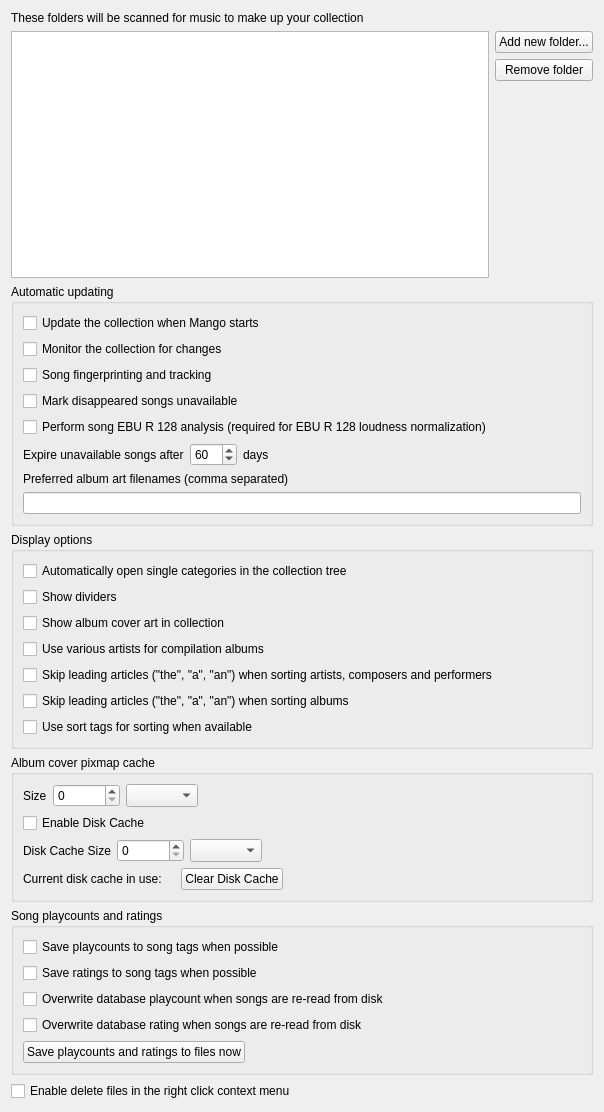
<?xml version="1.0" encoding="UTF-8"?>
<ui version="4.0">
 <class>CollectionSettingsPage</class>
 <widget class="QWidget" name="CollectionSettingsPage">
  <property name="geometry">
   <rect>
    <x>0</x>
    <y>0</y>
    <width>604</width>
    <height>1112</height>
   </rect>
  </property>
  <property name="windowTitle">
   <string>Collection</string>
  </property>
  <layout class="QVBoxLayout" name="layout_collectionsettingspage">
   <item>
    <widget class="QLabel" name="label_collection_folders">
     <property name="text">
      <string>These folders will be scanned for music to make up your collection</string>
     </property>
    </widget>
   </item>
   <item>
    <layout class="QHBoxLayout" name="layout_collection_folders">
     <item>
      <widget class="QListView" name="list">
       <property name="editTriggers">
        <set>QAbstractItemView::NoEditTriggers</set>
       </property>
       <property name="iconSize">
        <size>
         <width>16</width>
         <height>16</height>
        </size>
       </property>
       <property name="uniformItemSizes">
        <bool>true</bool>
       </property>
      </widget>
     </item>
     <item>
      <layout class="QVBoxLayout" name="layout_collection_folder_buttons">
       <item>
        <widget class="QPushButton" name="add_directory">
         <property name="text">
          <string>Add new folder...</string>
         </property>
         <property name="flat">
          <bool>false</bool>
         </property>
        </widget>
       </item>
       <item>
        <widget class="QPushButton" name="remove_directory">
         <property name="text">
          <string>Remove folder</string>
         </property>
        </widget>
       </item>
       <item>
        <spacer name="spacer_collection_buttons">
         <property name="orientation">
          <enum>Qt::Vertical</enum>
         </property>
         <property name="sizeHint" stdset="0">
          <size>
           <width>20</width>
           <height>40</height>
          </size>
         </property>
        </spacer>
       </item>
      </layout>
     </item>
    </layout>
   </item>
   <item>
    <widget class="QGroupBox" name="groupbox_updating">
     <property name="title">
      <string>Automatic updating</string>
     </property>
     <layout class="QVBoxLayout" name="layout_updating">
      <item>
       <widget class="QCheckBox" name="startup_scan">
        <property name="text">
         <string>Update the collection when Mango starts</string>
        </property>
       </widget>
      </item>
      <item>
       <widget class="QCheckBox" name="monitor">
        <property name="text">
         <string>Monitor the collection for changes</string>
        </property>
       </widget>
      </item>
      <item>
       <widget class="QCheckBox" name="song_tracking">
        <property name="text">
         <string>Song fingerprinting and tracking</string>
        </property>
       </widget>
      </item>
      <item>
       <widget class="QCheckBox" name="mark_songs_unavailable">
        <property name="text">
         <string>Mark disappeared songs unavailable</string>
        </property>
       </widget>
      </item>
      <item>
       <widget class="QCheckBox" name="song_ebur128_loudness_analysis">
        <property name="text">
         <string>Perform song EBU R 128 analysis (required for EBU R 128 loudness normalization)</string>
        </property>
       </widget>
      </item>
      <item>
       <widget class="QWidget" name="widget" native="true">
        <layout class="QHBoxLayout" name="horizontalLayout_2">
         <property name="leftMargin">
          <number>0</number>
         </property>
         <property name="topMargin">
          <number>0</number>
         </property>
         <property name="rightMargin">
          <number>0</number>
         </property>
         <property name="bottomMargin">
          <number>0</number>
         </property>
         <item>
          <widget class="QLabel" name="label_expire_unavailable_songs_after">
           <property name="sizePolicy">
            <sizepolicy hsizetype="Fixed" vsizetype="Preferred">
             <horstretch>0</horstretch>
             <verstretch>0</verstretch>
            </sizepolicy>
           </property>
           <property name="text">
            <string>Expire unavailable songs after</string>
           </property>
          </widget>
         </item>
         <item>
          <widget class="QSpinBox" name="expire_unavailable_songs_days">
           <property name="maximum">
            <number>365</number>
           </property>
           <property name="value">
            <number>60</number>
           </property>
          </widget>
         </item>
         <item>
          <widget class="QLabel" name="label_expire_unavailable_songs_days">
           <property name="sizePolicy">
            <sizepolicy hsizetype="Fixed" vsizetype="Preferred">
             <horstretch>0</horstretch>
             <verstretch>0</verstretch>
            </sizepolicy>
           </property>
           <property name="text">
            <string>days</string>
           </property>
          </widget>
         </item>
         <item>
          <spacer name="spacer_expire_unavailable_songs">
           <property name="orientation">
            <enum>Qt::Horizontal</enum>
           </property>
           <property name="sizeHint" stdset="0">
            <size>
             <width>40</width>
             <height>20</height>
            </size>
           </property>
          </spacer>
         </item>
        </layout>
       </widget>
      </item>
      <item>
       <widget class="QLabel" name="label_preferred_cover_filenames">
        <property name="text">
         <string>Preferred album art filenames (comma separated)</string>
        </property>
       </widget>
      </item>
      <item>
       <widget class="QLineEdit" name="cover_art_patterns">
        <property name="toolTip">
         <string>When looking for album art Mango will first look for picture files that contain one of these words.
If there are no matches then it will use the largest image in the directory.</string>
        </property>
       </widget>
      </item>
     </layout>
    </widget>
   </item>
   <item>
    <widget class="QGroupBox" name="groupbox_display">
     <property name="title">
      <string>Display options</string>
     </property>
     <layout class="QVBoxLayout" name="layout_display">
      <item>
       <widget class="QCheckBox" name="auto_open">
        <property name="text">
         <string>Automatically open single categories in the collection tree</string>
        </property>
       </widget>
      </item>
      <item>
       <widget class="QCheckBox" name="show_dividers">
        <property name="text">
         <string>Show dividers</string>
        </property>
       </widget>
      </item>
      <item>
       <widget class="QCheckBox" name="pretty_covers">
        <property name="text">
         <string>Show album cover art in collection</string>
        </property>
       </widget>
      </item>
      <item>
       <widget class="QCheckBox" name="various_artists">
        <property name="text">
         <string>Use various artists for compilation albums</string>
        </property>
       </widget>
      </item>
      <item>
       <widget class="QCheckBox" name="checkbox_skip_articles_for_artists">
        <property name="text">
         <string>Skip leading articles (&quot;the&quot;, &quot;a&quot;, &quot;an&quot;) when sorting artists, composers and performers</string>
        </property>
       </widget>
      </item>
      <item>
       <widget class="QCheckBox" name="checkbox_skip_articles_for_albums">
        <property name="text">
         <string>Skip leading articles (&quot;the&quot;, &quot;a&quot;, &quot;an&quot;) when sorting albums</string>
        </property>
       </widget>
      </item>
      <item>
       <widget class="QCheckBox" name="checkbox_use_sort_tags">
        <property name="text">
         <string>Use sort tags for sorting when available</string>
        </property>
       </widget>
      </item>
     </layout>
    </widget>
   </item>
   <item>
    <widget class="QGroupBox" name="groupbox_albumcovercache">
     <property name="title">
      <string>Album cover pixmap cache</string>
     </property>
     <layout class="QVBoxLayout" name="verticalLayout">
      <item>
       <layout class="QGridLayout" name="layout_cache_size">
        <item row="0" column="2">
         <widget class="QSpinBox" name="spinbox_cache_size">
          <property name="sizePolicy">
           <sizepolicy hsizetype="Minimum" vsizetype="Preferred">
            <horstretch>0</horstretch>
            <verstretch>0</verstretch>
           </sizepolicy>
          </property>
          <property name="maximumSize">
           <size>
            <width>80</width>
            <height>16777215</height>
           </size>
          </property>
          <property name="maximum">
           <number>1048576</number>
          </property>
         </widget>
        </item>
        <item row="0" column="0">
         <widget class="QLabel" name="label_cache_size">
          <property name="sizePolicy">
           <sizepolicy hsizetype="Minimum" vsizetype="Preferred">
            <horstretch>0</horstretch>
            <verstretch>0</verstretch>
           </sizepolicy>
          </property>
          <property name="text">
           <string>Size</string>
          </property>
         </widget>
        </item>
        <item row="0" column="3">
         <widget class="QComboBox" name="combobox_cache_size">
          <property name="sizePolicy">
           <sizepolicy hsizetype="Minimum" vsizetype="Preferred">
            <horstretch>0</horstretch>
            <verstretch>0</verstretch>
           </sizepolicy>
          </property>
         </widget>
        </item>
        <item row="0" column="4">
         <spacer name="spacer_cache_size">
          <property name="orientation">
           <enum>Qt::Horizontal</enum>
          </property>
          <property name="sizeHint" stdset="0">
           <size>
            <width>0</width>
            <height>0</height>
           </size>
          </property>
         </spacer>
        </item>
       </layout>
      </item>
      <item>
       <layout class="QHBoxLayout" name="layout_disk_cache">
        <item>
         <widget class="QCheckBox" name="checkbox_disk_cache">
          <property name="text">
           <string>Enable Disk Cache</string>
          </property>
         </widget>
        </item>
        <item>
         <spacer name="spacer_disk_cache">
          <property name="orientation">
           <enum>Qt::Horizontal</enum>
          </property>
          <property name="sizeHint" stdset="0">
           <size>
            <width>0</width>
            <height>0</height>
           </size>
          </property>
         </spacer>
        </item>
       </layout>
      </item>
      <item>
       <layout class="QGridLayout" name="layout_disk_cache_size">
        <item row="0" column="0">
         <widget class="QLabel" name="label_disk_cache_size">
          <property name="sizePolicy">
           <sizepolicy hsizetype="Minimum" vsizetype="Preferred">
            <horstretch>0</horstretch>
            <verstretch>0</verstretch>
           </sizepolicy>
          </property>
          <property name="text">
           <string>Disk Cache Size</string>
          </property>
         </widget>
        </item>
        <item row="0" column="2">
         <widget class="QComboBox" name="combobox_disk_cache_size">
          <property name="sizePolicy">
           <sizepolicy hsizetype="Minimum" vsizetype="Preferred">
            <horstretch>0</horstretch>
            <verstretch>0</verstretch>
           </sizepolicy>
          </property>
         </widget>
        </item>
        <item row="0" column="1">
         <widget class="QSpinBox" name="spinbox_disk_cache_size">
          <property name="sizePolicy">
           <sizepolicy hsizetype="Minimum" vsizetype="Preferred">
            <horstretch>0</horstretch>
            <verstretch>0</verstretch>
           </sizepolicy>
          </property>
          <property name="maximumSize">
           <size>
            <width>80</width>
            <height>16777215</height>
           </size>
          </property>
          <property name="maximum">
           <number>1048576</number>
          </property>
         </widget>
        </item>
        <item row="0" column="4">
         <spacer name="spacer_disk_cache_size">
          <property name="orientation">
           <enum>Qt::Horizontal</enum>
          </property>
          <property name="sizeHint" stdset="0">
           <size>
            <width>0</width>
            <height>0</height>
           </size>
          </property>
         </spacer>
        </item>
       </layout>
      </item>
      <item>
       <layout class="QHBoxLayout" name="horizontalLayout">
        <item>
         <widget class="QLabel" name="label_disk_cache_in_use">
          <property name="text">
           <string>Current disk cache in use:</string>
          </property>
         </widget>
        </item>
        <item>
         <widget class="QLabel" name="disk_cache_in_use">
          <property name="text">
           <string/>
          </property>
         </widget>
        </item>
        <item>
         <widget class="QPushButton" name="button_clear_disk_cache">
          <property name="sizePolicy">
           <sizepolicy hsizetype="Minimum" vsizetype="Preferred">
            <horstretch>0</horstretch>
            <verstretch>0</verstretch>
           </sizepolicy>
          </property>
          <property name="text">
           <string>Clear Disk Cache</string>
          </property>
         </widget>
        </item>
        <item>
         <spacer name="spacer_disk_cache_in_use">
          <property name="orientation">
           <enum>Qt::Horizontal</enum>
          </property>
          <property name="sizeHint" stdset="0">
           <size>
            <width>0</width>
            <height>0</height>
           </size>
          </property>
         </spacer>
        </item>
       </layout>
      </item>
     </layout>
    </widget>
   </item>
   <item>
    <widget class="QGroupBox" name="groupbox_song_playcounts_and_ratings">
     <property name="title">
      <string>Song playcounts and ratings</string>
     </property>
     <layout class="QVBoxLayout" name="verticalLayout_3">
      <item>
       <widget class="QCheckBox" name="checkbox_save_playcounts">
        <property name="text">
         <string>Save playcounts to song tags when possible</string>
        </property>
       </widget>
      </item>
      <item>
       <widget class="QCheckBox" name="checkbox_save_ratings">
        <property name="text">
         <string>Save ratings to song tags when possible</string>
        </property>
       </widget>
      </item>
      <item>
       <widget class="QCheckBox" name="checkbox_overwrite_playcount">
        <property name="text">
         <string>Overwrite database playcount when songs are re-read from disk</string>
        </property>
       </widget>
      </item>
      <item>
       <widget class="QCheckBox" name="checkbox_overwrite_rating">
        <property name="text">
         <string>Overwrite database rating when songs are re-read from disk</string>
        </property>
       </widget>
      </item>
      <item>
       <layout class="QHBoxLayout" name="layout_statistics_button">
        <item>
         <widget class="QPushButton" name="button_save_stats">
          <property name="text">
           <string>Save playcounts and ratings to files now</string>
          </property>
         </widget>
        </item>
        <item>
         <spacer name="spacer_save_stats">
          <property name="orientation">
           <enum>Qt::Horizontal</enum>
          </property>
          <property name="sizeHint" stdset="0">
           <size>
            <width>40</width>
            <height>20</height>
           </size>
          </property>
         </spacer>
        </item>
       </layout>
      </item>
     </layout>
    </widget>
   </item>
   <item>
    <widget class="QCheckBox" name="checkbox_delete_files">
     <property name="text">
      <string>Enable delete files in the right click context menu</string>
     </property>
    </widget>
   </item>
  </layout>
 </widget>
 <tabstops>
  <tabstop>list</tabstop>
  <tabstop>add_directory</tabstop>
  <tabstop>remove_directory</tabstop>
  <tabstop>startup_scan</tabstop>
  <tabstop>monitor</tabstop>
  <tabstop>song_tracking</tabstop>
  <tabstop>mark_songs_unavailable</tabstop>
  <tabstop>song_ebur128_loudness_analysis</tabstop>
  <tabstop>expire_unavailable_songs_days</tabstop>
  <tabstop>cover_art_patterns</tabstop>
  <tabstop>auto_open</tabstop>
  <tabstop>show_dividers</tabstop>
  <tabstop>pretty_covers</tabstop>
  <tabstop>various_artists</tabstop>
  <tabstop>checkbox_skip_articles_for_artists</tabstop>
  <tabstop>checkbox_skip_articles_for_albums</tabstop>
  <tabstop>checkbox_use_sort_tags</tabstop>
  <tabstop>spinbox_cache_size</tabstop>
  <tabstop>combobox_cache_size</tabstop>
  <tabstop>checkbox_disk_cache</tabstop>
  <tabstop>spinbox_disk_cache_size</tabstop>
  <tabstop>combobox_disk_cache_size</tabstop>
  <tabstop>button_clear_disk_cache</tabstop>
  <tabstop>checkbox_save_playcounts</tabstop>
  <tabstop>checkbox_save_ratings</tabstop>
  <tabstop>checkbox_overwrite_playcount</tabstop>
  <tabstop>checkbox_overwrite_rating</tabstop>
  <tabstop>button_save_stats</tabstop>
  <tabstop>checkbox_delete_files</tabstop>
 </tabstops>
 <resources/>
 <connections/>
</ui>
